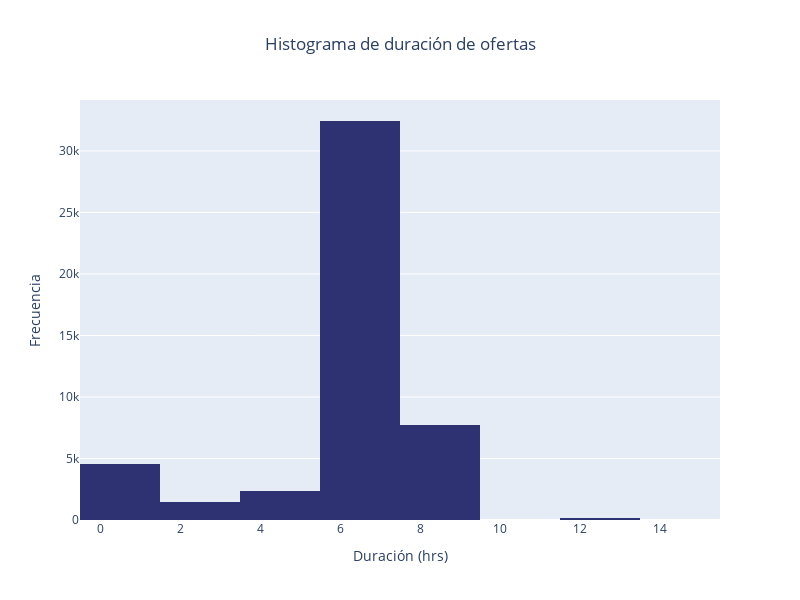

Notebook source saved alongside this figure:
### Code cell
duracion_hrs =ofertas_relampagos_df.loc[:,'DURATION_HRS']
duracion_hrs = duracion_hrs.rename('Duración')
fig = go.Figure(data=go.Histogram(x=duracion_hrs,marker_color='#2e3273',nbinsx=10))
fig.update_layout(title_text='Histograma de duración de ofertas', title_x=0.5,width=800,height=600,xaxis_title='Duración (hrs)',yaxis_title='Frecuencia')

### Figure 1 — Plotly figure (JSON) as saved in the notebook; plotly's stock layout.template omitted (floating-point values rounded to 4 significant figures; data arrays with more than 128 entries replaced by an {"elided": "..."} marker saying what was removed)
{"data": [{"marker": {"color": "#2e3273"}, "nbinsx": 10, "type": "histogram", "x": {"elided": "48746 int values"}}], "layout": {"height": 600, "title": {"text": "Histograma de duración de ofertas", "x": 0.5}, "width": 800, "xaxis": {"title": {"text": "Duración (hrs)"}}, "yaxis": {"title": {"text": "Frecuencia"}}}}
